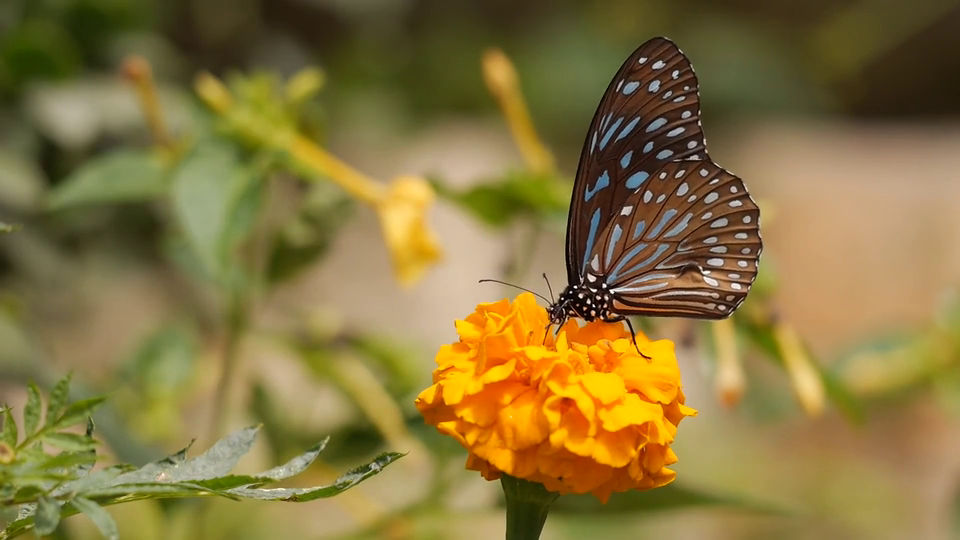
#> input picture frame 39 of assets/butterfly.mp4, 960 x 540 px
$ python cameras_and_videocapture.py
#> lines starting #> are read from the running program, lines starting #| are printed output that depends on the picture
import cv2
import numpy as np

cap = cv2.VideoCapture('./assets/butterfly.mp4')
# cap = cv2.VideoCapture(0),0,1,2,... for each webcam or any other video capturing devices

# keep displaying the video
while True:
    ret, frame = cap.read() # returns a frame of the video
#> frame is the input picture: shape (540, 960, 3); mean B, G, R 61.8, 116.5, 135.1


    # turn the frame into an image

    width = int(cap.get(3))  # property 3 returns the width
    height = int(cap.get(4))
    image = np.zeros(frame.shape, np.uint8)
    smaller_frame = cv2.resize(frame, (0, 0), fx=0.5, fy=0.5)
    image[:height//2, :width//2] = cv2.rotate(smaller_frame, cv2.ROTATE_180)  # cannot rotate 90, because doesn't fit the arraye dimensions when rotated
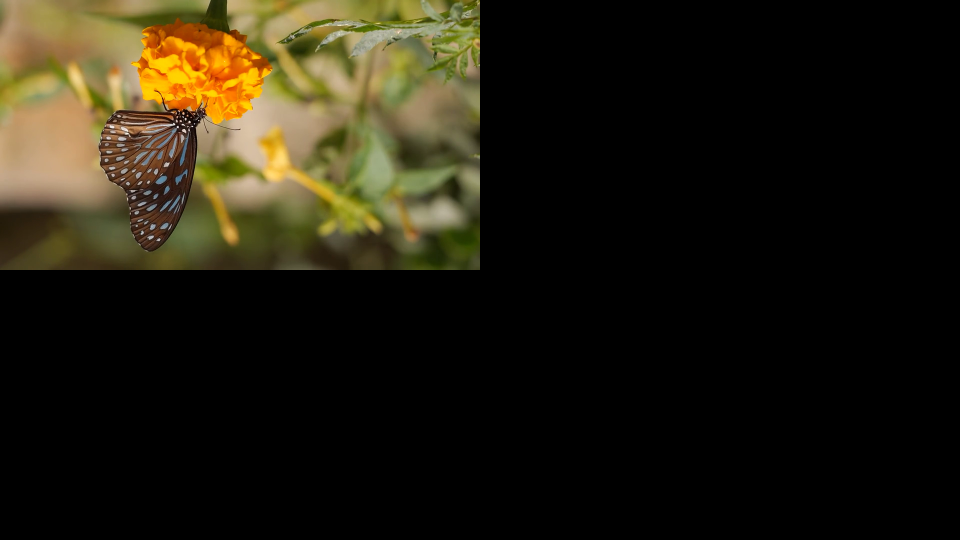
#> image: shape (540, 960, 3); mean B, G, R 15.5, 29.2, 33.8
    image[height//2:, :width//2] = smaller_frame
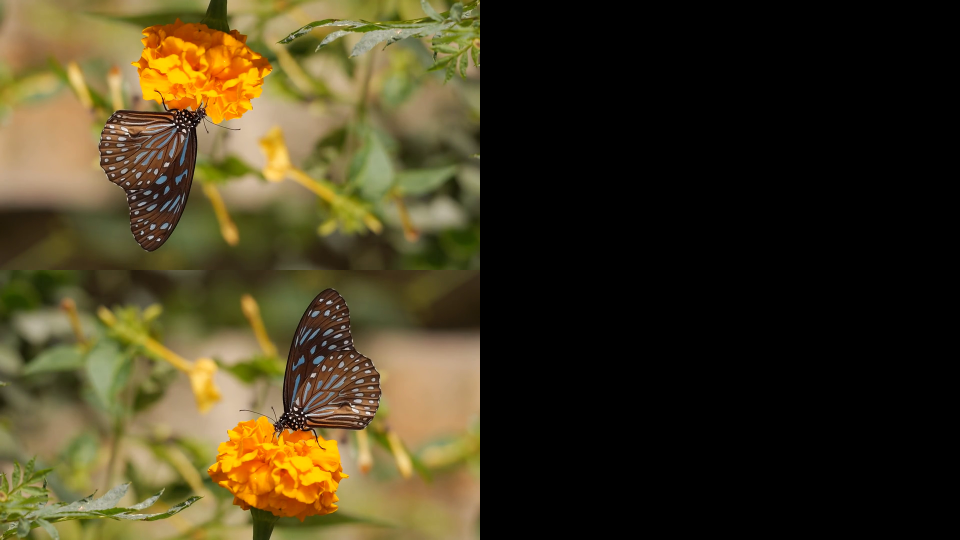
#> image: shape (540, 960, 3); mean B, G, R 31, 58.3, 67.6
    image[:height//2, width//2:] = smaller_frame
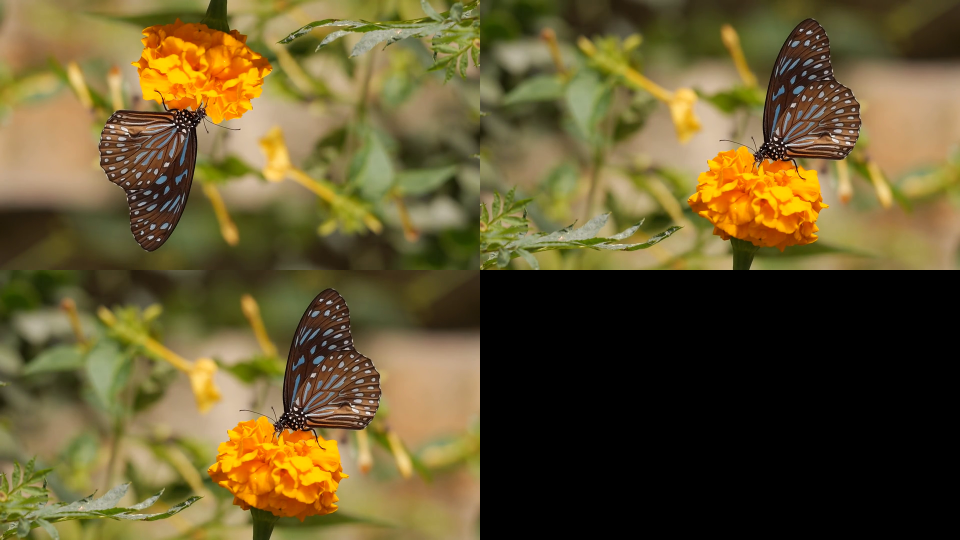
#> image: shape (540, 960, 3); mean B, G, R 46.4, 87.5, 101.4
    image[height//2:, width//2:] = smaller_frame
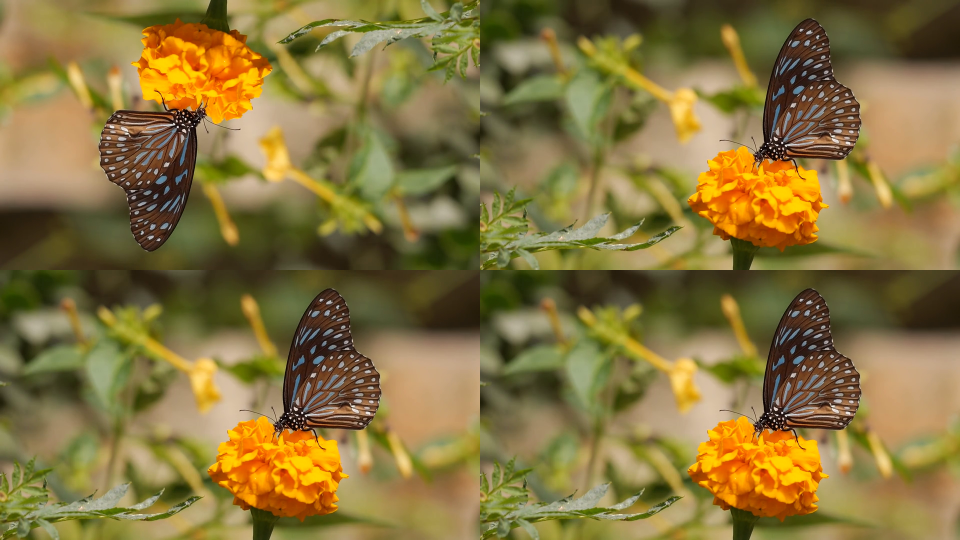
#> image: shape (540, 960, 3); mean B, G, R 61.9, 116.7, 135.3
    # display the frame
    cv2.imshow('frame',image)

    if cv2.waitKey(100) == ord('q'):  # going to wait 1 millsec and check if the pressed key is 'q'
#> (key q is pressed here)
        break
cap.release()  # going to release the resources
cv2.destroyAllWindows()

$ run again, starting later in the video
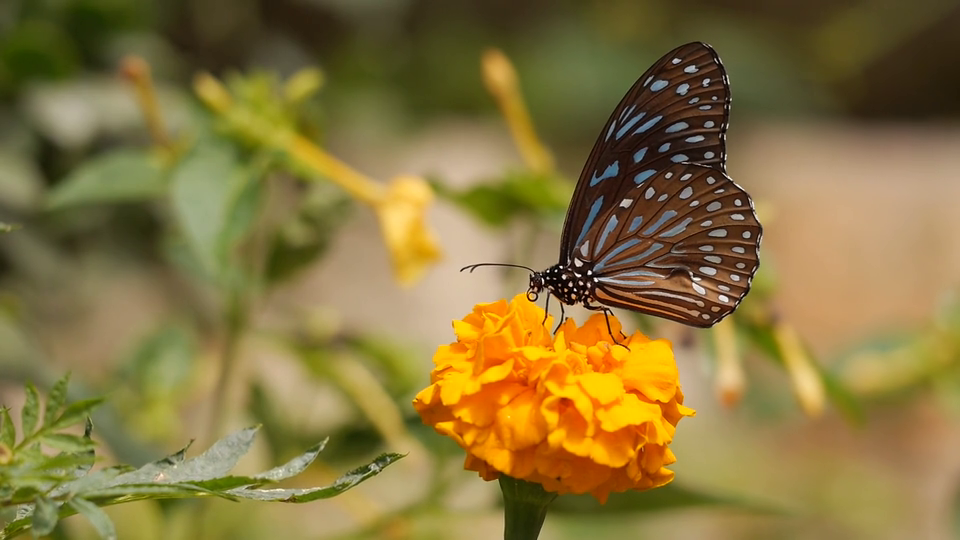
#> input picture frame 175 of assets/butterfly.mp4, 960 x 540 px
#> frame is the input picture: shape (540, 960, 3); mean B, G, R 61.5, 116.4, 135.2
#> `image[:height//2, width//2:] = smaller_frame`:
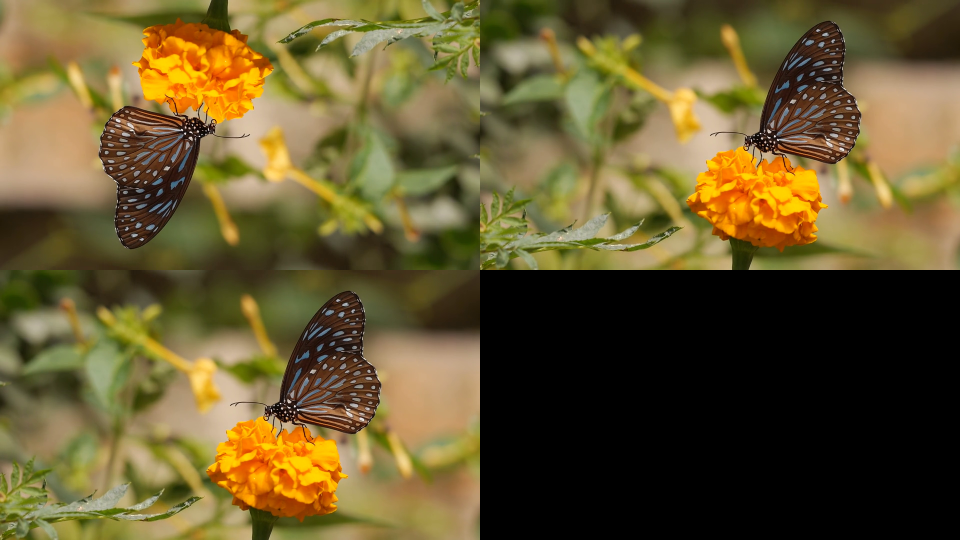
#> image: shape (540, 960, 3); mean B, G, R 46.2, 87.4, 101.5
#> `image[height//2:, width//2:] = smaller_frame`:
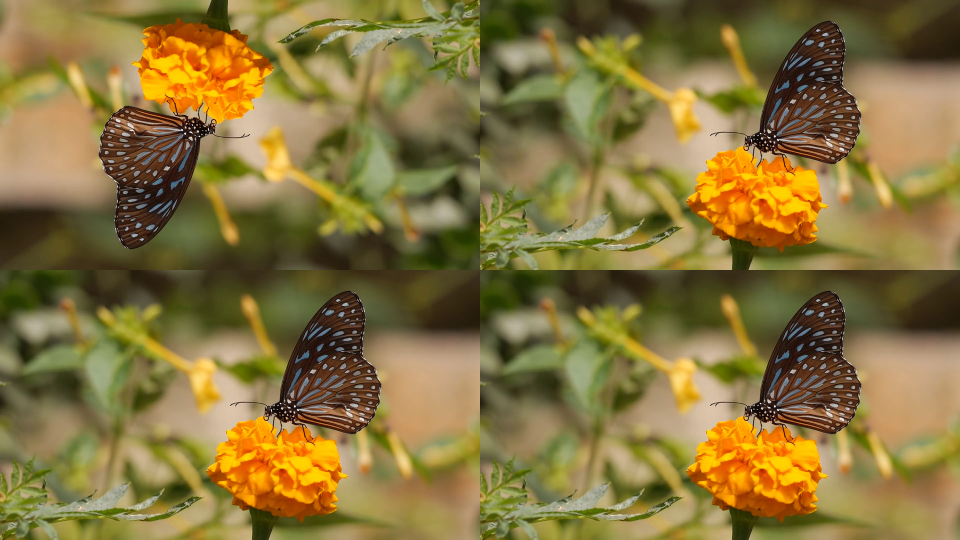
#> image: shape (540, 960, 3); mean B, G, R 61.6, 116.5, 135.3

$ run again, starting later in the video
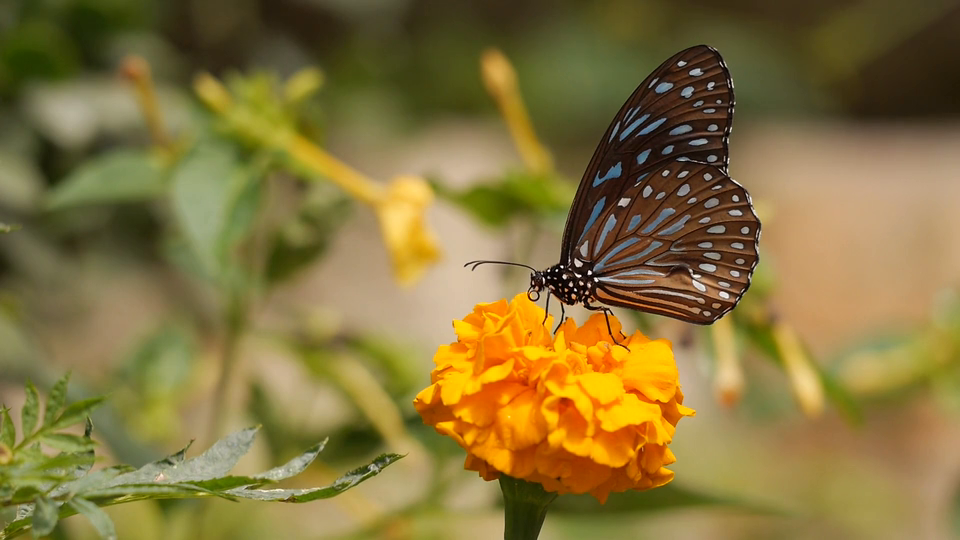
#> input picture frame 312 of assets/butterfly.mp4, 960 x 540 px
#> frame is the input picture: shape (540, 960, 3); mean B, G, R 60.3, 115.6, 133.7
#> `image[:height//2, width//2:] = smaller_frame`:
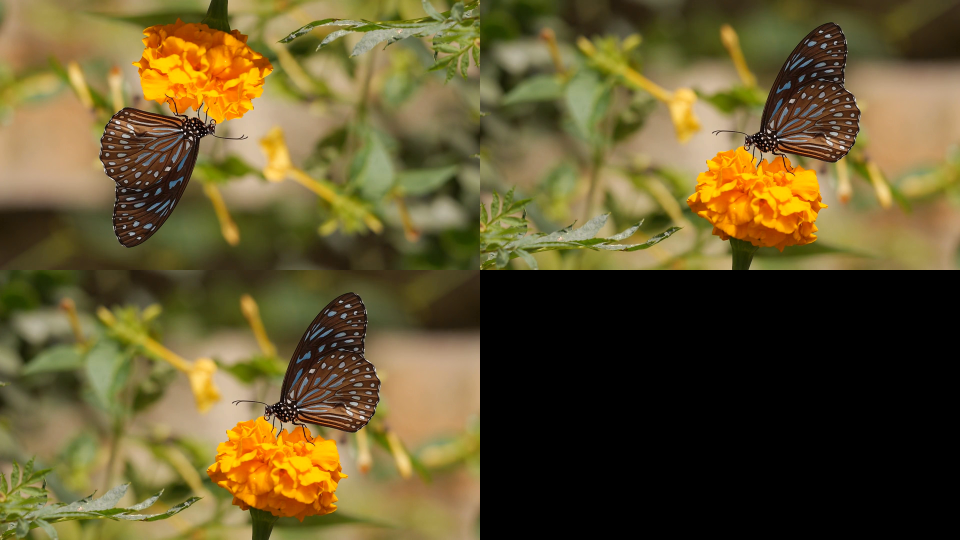
#> image: shape (540, 960, 3); mean B, G, R 45.3, 86.8, 100.4
#> `image[height//2:, width//2:] = smaller_frame`:
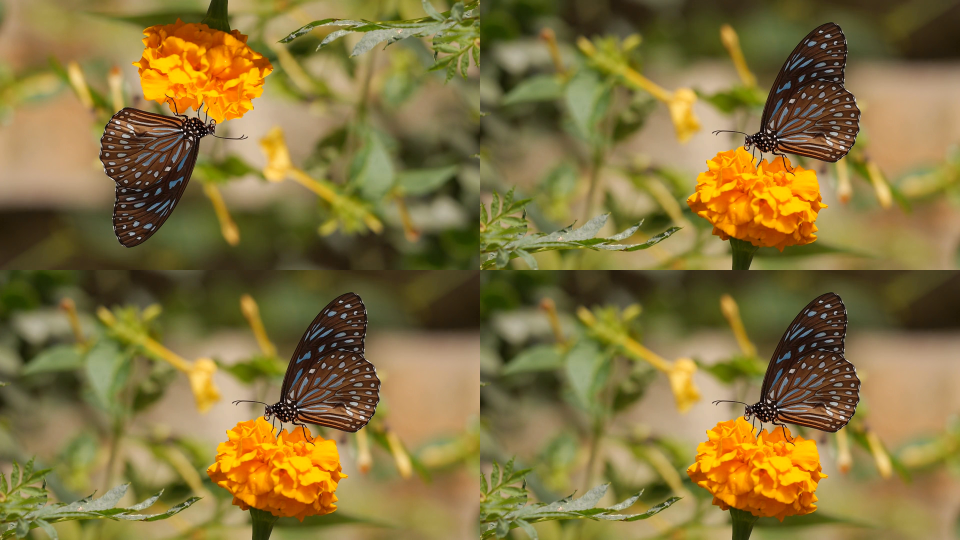
#> image: shape (540, 960, 3); mean B, G, R 60.4, 115.7, 133.9
